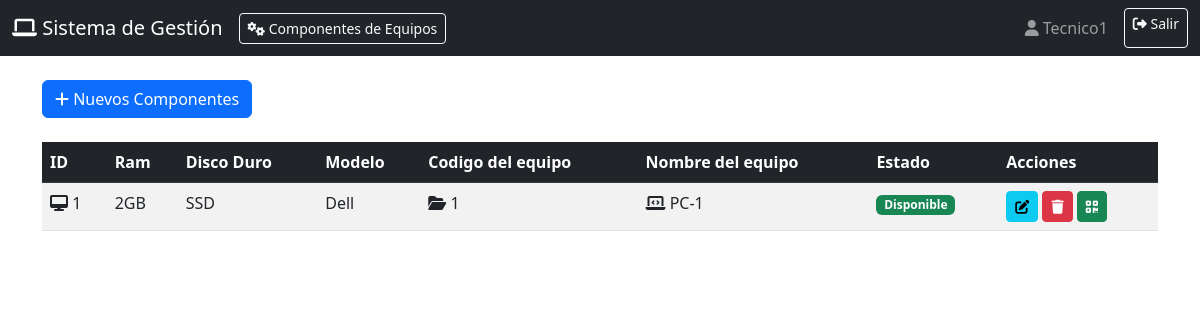
Page /eq_comp (signed in) on the committed database.
### models/Usuario.py (models this page shows, shortened)
class Usuarios(UserMixin, db.Model):
    __tablename__ = 'usuarios'
    id = db.Column(db.Integer, primary_key=True)
    username = db.Column(db.String(80), unique=True, nullable=False)
    password = db.Column(db.Text, nullable=False)
    rol = db.Column(db.String(20), nullable=False, default='estudiante')
    __table_args__ = (
        CheckConstraint("rol IN ('admin', 'profesor', 'estudiante', 'tecnico')", name='check_rol'),
    )

### models/equip_comp.py (models this page shows)
class Equip_comp(db.Model):
    __tablename__ = 'equip_comp'
    cod_eq=db.Column(db.Integer, primary_key=True)
    ram=db.Column(db.String(80), nullable=False)
    hd=db.Column(db.String(50), nullable=False)
    modelo=db.Column(db.String(100), nullable=False)
    equipo_id=db.Column(db.Integer, db.ForeignKey('equipos.id'), nullable=False)
    equipos = db.relationship('Equipos', backref='equipo_comp', lazy=True)

### models/equipos.py (models this page shows)
class Equipos(db.Model):
    __tablename__ = 'equipos'
    id = db.Column(db.Integer, primary_key=True)
    nro = db.Column(db.String(100), nullable=False)
    estado = db.Column(db.String(20), nullable=False, default='disponible')
    ubicacion = db.Column(db.Text, nullable=False)
    sistema_operativo = db.Column(db.String(100), nullable=True)
    laboratorio_id = db.Column(db.Integer, db.ForeignKey('laboratorios.id'), nullable=False)
    usuario_id = db.Column(db.Integer, db.ForeignKey('usuarios.id'), nullable=True)
    usuario = db.relationship('Usuarios', backref='equipos_asignados', lazy=True)
    VALID_STATUSES = ['disponible', 'usado', 'mantenimiento', 'baja']
    equip_comp = db.relationship(
        'Equip_comp',
        backref='equipo',
        lazy=True,
        cascade='all, delete'
    )

### controllers/equip_comp_controller.py (the view)
@eq_comp_bp.route('/eq_comp')
@login_required
def dashboard():
    comps = Equip_comp.query.all()
    equipos = Equipos.query.all()
    return render_template('componentes_dashboard.html', comps=comps, equipos=equipos)

### app.py (called while the page is built)
@login_manager.user_loader
def load_user(user_id):
    return Usuarios.query.get(int(user_id))

### views/templates/componentes_dashboard.html (shortened to what this page needs)
{% extends "base.html" %}
{% block content %}
<div class="d-flex justify-content-between align-items-center mb-4">
    <div>
        {% if current_user.rol in ['admin', 'profesor', 'tecnico'] %}
        <button class="btn btn-primary" data-bs-toggle="modal" data-bs-target="#createCompModal">
            <i class="fas fa-plus"></i> Nuevos Componentes
        </button>
        {% endif %}
    </div>
</div>
<div class="table-responsive">
    <table class="table table-striped table-hover">
        <thead class="table-dark">
            <tr>
                <th>ID</th>
                <th>Ram</th>
                <th>Disco Duro</th>
                <th>Modelo</th>
                <th>Codigo del equipo</th>
                <th>Nombre del equipo</th>
                <th>Estado</th>
                {% if current_user.rol in ['admin', 'profesor', 'tecnico'] %}
                <th>Acciones</th>
                {% endif %}
            </tr>
        </thead>
        <tbody>
            {% for comp in comps %}
            <tr>
                <td><i class="fas fa-desktop"></i> {{ comp.cod_eq }}</td>
                <td> {{ comp.ram }}</td>
                <td> {{ comp.hd }}</td>
                <td> {{ comp.modelo }}</td>
                <td><i class="fas fa-folder-open"></i> {{ comp.equipos.id }}</td>
                <td>
                    <i class="fas fa-laptop-code"></i> {{ comp.equipos.nro }}
                </td>
                <td>
                    {% if comp.equipos.estado == 'disponible' %}
                        <span class="badge bg-success">Disponible</span>
                    {% elif comp.equipos.estado == 'usado' %}
                        <span class="badge bg-warning">En Uso</span>
                    {% elif comp.equipos.estado == 'mantenimiento' %}
                        <span class="badge bg-warning">Mantenimiento</span>
                    {% else %}
                        <span class="badge bg-danger">Baja</span>
                    {% endif %}
                </td>
                {% if current_user.rol in ['admin', 'profesor', 'tecnico'] %}
                <td>
                    <button class="btn btn-sm btn-info" onclick="editComp({{ comp.cod_eq }})">
                        <i class="fas fa-edit"></i>
                    </button>
                    <form method="POST" action="{{ url_for('eq_comp.delete_comp', cod_eq=comp.cod_eq) }}"
                          onsubmit="return confirm('¿Eliminar este componente?')" class="d-inline">
                        <button type="submit" class="btn btn-sm btn-danger">
                            <i class="fas fa-trash"></i>
                        </button>
                    </form>
                    <button class="btn btn-sm btn-success" onclick="generateQR({{ comp.equipo_id }})">
                        <i class="fas fa-qrcode"></i>
                    </button>
                </td>
                {% endif %}
            </tr>
            {% else %}
            <tr>
                <td colspan="8" class="text-center text-muted">No hay componentes registrados</td>
            </tr>
            {% endfor %}
        </tbody>
    </table>
</div>
{% endblock %}

### views/templates/base.html (shortened to what this page needs)
<!DOCTYPE html>
<html lang="es">
<head>
    <link href="https://cdnjs.cloudflare.com/ajax/libs/bootstrap/5.3.0/css/bootstrap.min.css" rel="stylesheet">
    <link href="https://cdnjs.cloudflare.com/ajax/libs/font-awesome/6.4.0/css/all.min.css" rel="stylesheet">
    <link rel="stylesheet" href="{{ url_for('static', filename='css/style.css') }}">
</head>
<body>
    {% if current_user.is_authenticated %}
    <nav class="navbar navbar-expand-lg navbar-dark bg-dark">
        <div class="container-fluid">
            <a class="navbar-brand" href="{{ url_for('laboratorio.dashboard') }}">
                <i class="fas fa-laptop"></i> Sistema de Gestión
            </a>
            <div class="d-flex align-items-center">
                {% if current_user.rol in ['admin', 'profesor', 'tecnico'] %}
                <a class="btn btn-outline-light btn-sm me-3" href="{{ url_for('eq_comp.dashboard') }}">
                    <i class="fas fa-cogs"></i> Componentes de Equipos
                </a>
                {% endif %}
            </div>
            <div class="navbar-nav ms-auto">
                <span class="navbar-text me-3">
                    <i class="fas fa-user"></i> {{ current_user.username }}
                </span>
                <a class="btn btn-outline-light btn-sm" href="{{ url_for('auth.logout') }}">
                    <i class="fas fa-sign-out-alt"></i> Salir
                </a>
            </div>
        </div>
    </nav>
    {% endif %}
    {% block content_wrapper %}
    <div class="container mt-4">
        {% block content %}{% endblock %}
    </div>
    {% endblock %}
</body>
</html>

### rows in the picture
Usuarios: username "Tecnico1"
Equip_comp: cod_eq "1", ram "2GB", hd "SSD", modelo "Dell", equipos.id "1", equipos.nro "PC-1"
